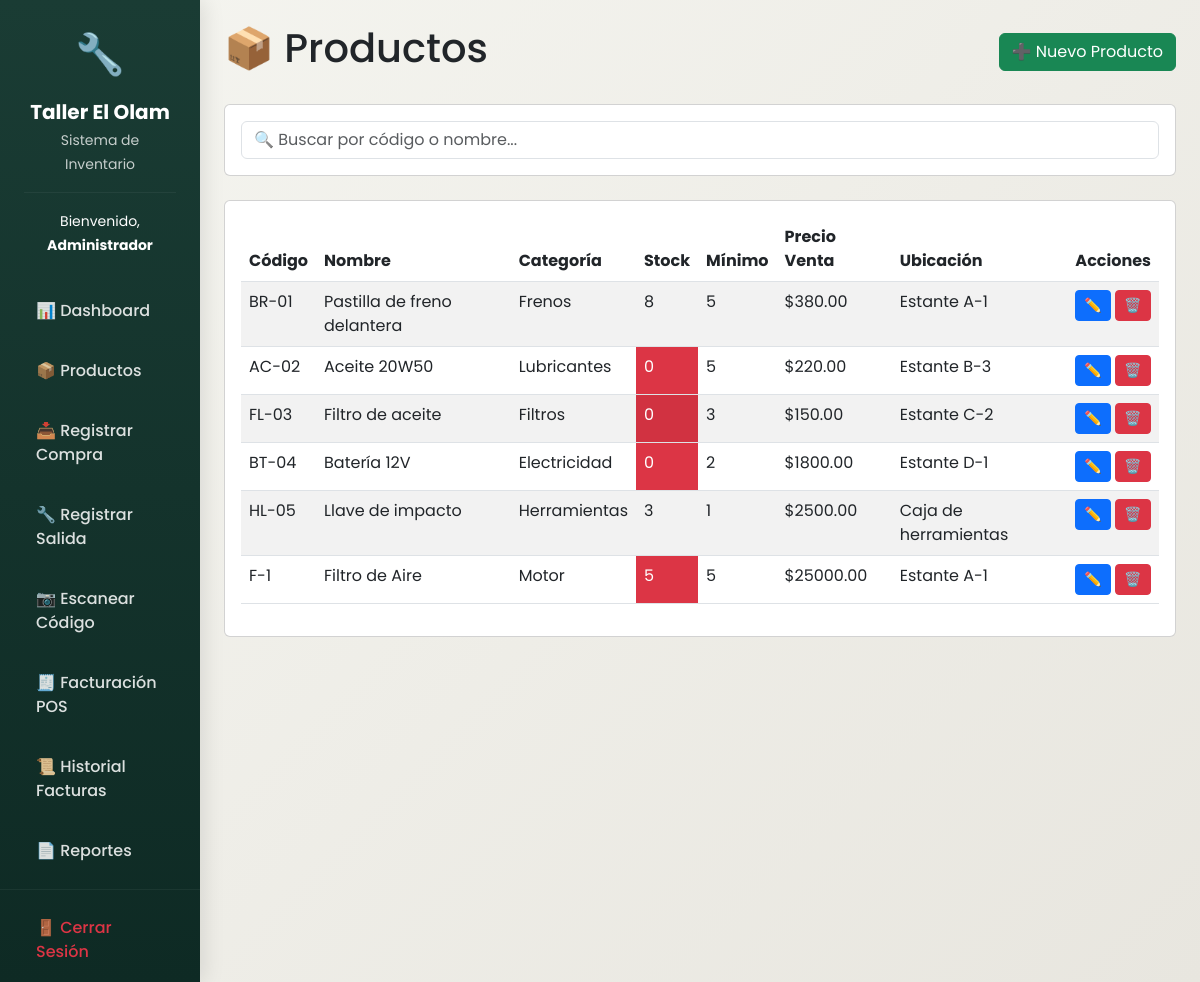
Page /productos (signed in) on the committed database.
### models.py (models this page shows, shortened)
class Usuario(UserMixin, db.Model):
    __tablename__ = 'usuarios'
    id = db.Column(db.Integer, primary_key=True)
    nombre = db.Column(db.String(100), nullable=False)
    usuario = db.Column(db.String(50), unique=True, nullable=False)
    password = db.Column(db.String(200), nullable=False)
    rol = db.Column(db.String(20), default='mecanico')  # admin, mecanico
    fecha_creacion = db.Column(db.DateTime, default=datetime.utcnow)
    activo = db.Column(db.Boolean, default=True)
    movimientos = db.relationship('Movimiento', backref='usuario', lazy=True)

class Producto(db.Model):
    __tablename__ = 'productos'
    id = db.Column(db.Integer, primary_key=True)
    codigo = db.Column(db.String(20), unique=True, nullable=False)
    nombre = db.Column(db.String(100), nullable=False)
    categoria = db.Column(db.String(50))
    stock = db.Column(db.Integer, default=0)
    stock_minimo = db.Column(db.Integer, default=5)
    stock_maximo = db.Column(db.Integer, default=100)
    precio_compra = db.Column(db.Float, default=0)
    precio_venta = db.Column(db.Float, default=0)
    ubicacion = db.Column(db.String(50))
    descripcion = db.Column(db.Text)
    fecha_creacion = db.Column(db.DateTime, default=datetime.utcnow)
    ultima_actualizacion = db.Column(db.DateTime, default=datetime.utcnow, onupdate=datetime.utcnow)
    activo = db.Column(db.Boolean, default=True)
    movimientos = db.relationship('Movimiento', backref='producto', lazy=True)

### app.py (the view)
@app.route('/productos')
@login_required
def productos():
    productos = Producto.query.filter_by(activo=True).all()
    return render_template('productos.html', productos=productos)

### app.py (called while the page is built)
@login_manager.user_loader
def load_user(user_id):
    return db.session.get(Usuario, int(user_id))  # ← Usar session.get

### templates/productos.html (shortened to what this page needs)
{% extends "base.html" %}
{% block content %}
<div class="d-flex justify-content-between align-items-center mb-4">
    <h1>📦 Productos</h1>
    <a href="{{ url_for('nuevo_producto') }}" class="btn btn-success">➕ Nuevo Producto</a>
</div>
<div class="card mb-4">
    <div class="card-body">
        <input type="text" id="buscador" class="form-control" placeholder="🔍 Buscar por código o nombre...">
    </div>
</div>
<div class="card">
    <div class="card-body">
        <table class="table table-striped" id="tablaProductos">
            <thead>
                <tr>
                    <th>Código</th>
                    <th>Nombre</th>
                    <th>Categoría</th>
                    <th>Stock</th>
                    <th>Mínimo</th>
                    <th>Precio Venta</th>
                    <th>Ubicación</th>
                    <th>Acciones</th>
                </tr>
            </thead>
            <tbody>
                {% for producto in productos %}
                <tr>
                    <td>{{ producto.codigo }}</td>
                    <td>{{ producto.nombre }}</td>
                    <td>{{ producto.categoria or '-' }}</td>
                    <td class="{% if producto.stock <= producto.stock_minimo %}bg-danger text-white{% endif %}">
                        {{ producto.stock }}
                    </td>
                    <td>{{ producto.stock_minimo }}</td>
                    <td>${{ "%.2f"|format(producto.precio_venta) }}</td>
                    <td>{{ producto.ubicacion or '-' }}</td>
                    <td>
                        <button class="btn btn-sm btn-primary" onclick="editarProducto({{ producto.id }})">✏️</button>
                        <button class="btn btn-sm btn-danger" onclick="eliminarProducto({{ producto.id }})">🗑️</button>
                    </td>
                </tr>
                {% else %}
                <tr>
                    <td colspan="8" class="text-center">No hay productos registrados</td>
                </tr>
                {% endfor %}
            </tbody>
        </table>
    </div>
</div>
{% endblock %}

### templates/base.html (shortened to what this page needs)
<!DOCTYPE html>
<html lang="es">
<head>
    <link href="https://cdn.jsdelivr.net/npm/bootstrap@5.3.0/dist/css/bootstrap.min.css" rel="stylesheet">
    <link rel="stylesheet" href="{{ url_for('static', filename='style.css') }}">
</head>
<body>
    <div class="container-fluid p-0">
        <div class="row g-0">
            <div class="col-md-2 sidebar p-0">
                <div class="p-4 text-white text-center">
                    <div class="mb-3">
                        <span style="font-size: 2.5rem;">🔧</span>
                    </div>
                    <h5 class="fw-bold mb-1">Taller El Olam</h5>
                    <small class="opacity-75">Sistema de Inventario</small>
                    <hr class="my-3" style="border-color: rgba(255,255,255,0.2);">
                    <small>Bienvenido, <strong>{{ current_user.nombre }}</strong></small>
                </div>
                <nav class="nav flex-column">
                    <a class="nav-link" href="{{ url_for('dashboard') }}">📊 Dashboard</a>
                    <a class="nav-link" href="{{ url_for('productos') }}">📦 Productos</a>
                    <a class="nav-link" href="{{ url_for('registrar_compra') }}">📥 Registrar Compra</a>
                    <a class="nav-link" href="{{ url_for('registrar_salida') }}">🔧 Registrar Salida</a>
                    <a class="nav-link" href="{{ url_for('escanear') }}">📷 Escanear Código</a>
                    <a class="nav-link" href="{{ url_for('facturacion') }}">🧾 Facturación POS</a>
                    <a class="nav-link" href="{{ url_for('historial_facturas') }}">📜 Historial Facturas</a>
                    <a class="nav-link" href="{{ url_for('reporte') }}">📄 Reportes</a>
                    <hr class="my-2" style="border-color: rgba(255,255,255,0.2);">
                    <a class="nav-link text-danger" href="{{ url_for('logout') }}">🚪 Cerrar Sesión</a>
                </nav>
            </div>
            <div class="col-md-10 content p-4">
                {% block content %}{% endblock %}
            </div>
        </div>
    </div>
</body>
</html>

### static/style.css (style rules this page uses)
:root { --primary: #1a3c34; --primary-dark: #0e2a24; --primary-light: #2a5a4f; --secondary: #d4a373; --secondary-dark: #b88352; --success: #2e7d32; --danger: #c62828; --warning: #ed6c02; --info: #0288d1; --light: #f5f5f0; --dark: #1e2a2a; --gray: #6c757d; }
* { margin: 0; padding: 0; box-sizing: border-box; }
body { font-family: 'Poppins', 'Segoe UI', Tahoma, Geneva, Verdana, sans-serif; background: linear-gradient(135deg, var(--light) 0%, #e8e6df 100%); min-height: 100vh; }
.sidebar { min-height: 100vh; background: linear-gradient(180deg, var(--primary) 0%, var(--primary-dark) 100%); box-shadow: 4px 0 20px rgba(0,0,0,0.1); transition: all 0.3s ease; }
.sidebar .nav-link { color: rgba(255,255,255,0.85); padding: 14px 24px; margin: 4px 12px; border-radius: 12px; transition: all 0.3s ease; font-weight: 500; display: flex; align-items: center; gap: 12px; }

### rows in the picture
Usuario: nombre "Administrador"
Producto: codigo "BR-01", nombre "Pastilla de freno delantera", categoria "Frenos", stock "8", stock_minimo "5", precio_venta "380.00", ubicacion "Estante A-1"
Producto: codigo "AC-02", nombre "Aceite 20W50", categoria "Lubricantes", stock "0", stock_minimo "5", precio_venta "220.00", ubicacion "Estante B-3"
Producto: codigo "FL-03", nombre "Filtro de aceite", categoria "Filtros", stock "0", stock_minimo "3", precio_venta "150.00", ubicacion "Estante C-2"
Producto: codigo "BT-04", nombre "Batería 12V", categoria "Electricidad", stock "0", stock_minimo "2", precio_venta "1800.00", ubicacion "Estante D-1"
Producto: codigo "HL-05", nombre "Llave de impacto", categoria "Herramientas", stock "3", stock_minimo "1", precio_venta "2500.00", ubicacion "Caja de herramientas"
Producto: codigo "F-1", nombre "Filtro de Aire", categoria "Motor", stock "5", stock_minimo "5", precio_venta "25000.00", ubicacion "Estante A-1"
